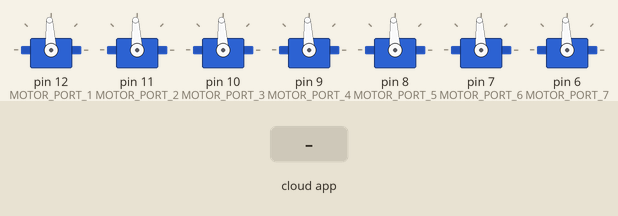
Recording of a sketch running on a simulated Arduino Uno, built with avr-gcc and run on an emulated ATmega328P. Shown: 7 × servo. Inputs (shaded band) come from the test bench. The ROS host is connected and sends only what is stated.

Above: at 2.2 s.
2.3 s: the phone or cloud app sets right_hori to -100
At 2.6 s:
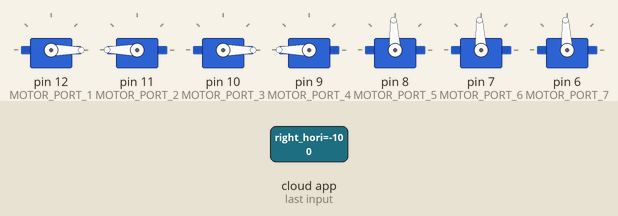
3.8 s: the phone or cloud app sets right_hori to 0
At 5.0 s:
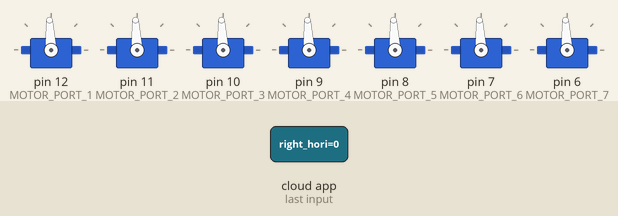
5.3 s: the phone or cloud app sets right_hori to 100
At 6.3 s:
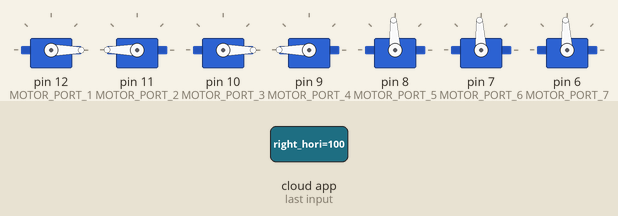
Timing chart, 0 to 8.3 s (numbered marks = the images above; inputs shaded):
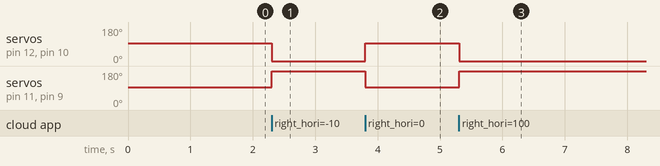

Measured:
- after the input at 2.3 s, servo on pin 12 (MOTOR_PORT_1), servo on pin 10 (MOTOR_PORT_3): 93° → 0° at once; servo on pin 11 (MOTOR_PORT_2), servo on pin 9 (MOTOR_PORT_4): 93° → 180° at once
- after the input at 3.8 s, servo on pin 12 (MOTOR_PORT_1), servo on pin 10 (MOTOR_PORT_3): 0° → 93° at once; servo on pin 11 (MOTOR_PORT_2), servo on pin 9 (MOTOR_PORT_4): 180° → 93° at once
- after the input at 5.3 s, servo on pin 12 (MOTOR_PORT_1), servo on pin 10 (MOTOR_PORT_3): 93° → 0° at once; servo on pin 11 (MOTOR_PORT_2), servo on pin 9 (MOTOR_PORT_4): 93° → 180° at once

The sketch:

rov_motor_control.ino
```cpp
/*
 * Columbia University Robotics Club.
 * MATE-ROS Competition.
 *
 * Overview:
 * The Arduino code handles the motor movement on the ROV.
 * The Arduino Due receives user joystick data via serial from ROS.
 * Then, it processes that data and computes the motor movements.
 *
 * For the definition of different axis, please checkout the readme.
 *
 * (c) Columbia University Robotics Club, 2019 - 2020.
 * All Rights Reserved. Development by the Software & Arduino Team.
 * Contact: Neil, yn2376@columbia.edu
 *
https://github.com/ros-drivers/rosserial/tree/melodic-devel/rosserial_arduino
https://answers.ros.org/question/264764/rosserial-arduino-due-sync-issues/
http://docs.ros.org/jade/api/rosserial_arduino/html/ArduinoHardware_8h_source.html
http://docs.ros.org/jade/api/rosserial_arduino/html/ArduinoHardware_8h.html
 */

#include <Servo.h>
#include <ros.h>
#include <std_msgs/Float32.h>
ros::NodeHandle nh;

// define all constants
int MOTOR_PORT_1 = 12;
int MOTOR_PORT_2 = 11;
int MOTOR_PORT_3 = 10;
int MOTOR_PORT_4 = 9;
int MOTOR_PORT_5 = 8;
int MOTOR_PORT_6 = 7;
int MOTOR_PORT_7 = 6;

int POTEN_LOW = -1;
int POTEN_HIGH = 1;
int PULSE_WIDTH_LOW = 1100;
int PULSE_WIDTH_HIGH = 1900;
int PULSE_SLOW_OFFSET = 100; // subtract the high by the offset to get a smaller high
int PULSE_OFF = PULSE_WIDTH_LOW + (PULSE_WIDTH_HIGH - PULSE_WIDTH_LOW)/2;
int BITS_PER_SEC = 57600;
float MIN_STICK_THRESHOLD = 0.01;
float rub = 0;
float rbb = 0;
float rb = 0;

double pos = 0.0;

bool x, y, yaw_on , vert , hori ;
double diag ;

// ==========================================================================
//    motor 1   motor 2   motor  3  motor 4   motor 7   motor 5    motor  6
Servo motor_fl, motor_fr, motor_rr, motor_rl, motor_ru, motor_flu, motor_fru;
float left_hori, left_vert, right_hori, right_vert , unmapped_x , unmapped_y ;
// ==========================================================================

std_msgs::Float32 pos_msg;
ros::Publisher pos_pub("/sensor/vehicle/steering/actuator_position", &pos_msg);

// ===================================================
// =============== ROS callback methods ==============
// ===================================================

float average_1_4(  ){
    diag = mapf( (unmapped_x + unmapped_y )/2 , POTEN_LOW, POTEN_HIGH, PULSE_WIDTH_LOW, PULSE_WIDTH_HIGH);
    return diag ;
}

void left_hori_cb( const std_msgs::Float32& msg){

  left_hori = mapf(msg.data, POTEN_LOW, POTEN_HIGH, PULSE_WIDTH_LOW, PULSE_WIDTH_HIGH);
  // move_x(left_hori);
  hori = true ;
/*
  if (abs(msg.data) >= 0.01) {
    x = true;
  } else {
    x = false;
  }

  if (x == true && y == false && yaw_on == false) {
    move_x(left_hori);
  }
  */

  unmapped_x = msg.data ;
  if (hori && vert && yaw_on == false) {
    move_fl_rr( average_1_4() );
  }
  hori = true ;
  if ( hori && vert ) {
    move_fr_rl( average_1_4() );
    hori = false ;
    vert = false ;
  }

}

void left_vert_cb( const std_msgs::Float32& msg){
  left_vert = mapf(-1.0 * msg.data, POTEN_LOW, POTEN_HIGH, PULSE_WIDTH_LOW, PULSE_WIDTH_HIGH);
/*

  if (abs(msg.data) >= 0.01) {
    y = true;
  } else {
    y = false;

  }
  if (x == false && y == true && yaw_on == false) {
    move_y(left_vert);
  }
  */


  unmapped_y = msg.data ;
  if (hori && vert && yaw_on == false) {
    move_fl_rr( average_1_4() );
  }
  vert = true ;
  unmapped_y *= -1.0 ;
  if ( hori && vert ) {
    move_fr_rl( average_1_4() );
    hori = false ;
    vert = false ;
  }
}

void right_hori_cb( const std_msgs::Float32& msg){
  right_hori = mapf(-1.0*msg.data, POTEN_LOW, POTEN_HIGH, PULSE_WIDTH_LOW, PULSE_WIDTH_HIGH);

  if (abs(msg.data) >= 0.01) {
    yaw_on = true;
  } else {
    yaw_on = false;
  }

  if (x == false && y == false && yaw_on == true) {
    yaw(right_hori);
  }

}

void right_vert_cb( const std_msgs::Float32& msg){
  right_vert = mapf(-1.0*msg.data, POTEN_LOW, POTEN_HIGH, PULSE_WIDTH_LOW, PULSE_WIDTH_HIGH);
  // pitch(right_vert);
}


void right_upper_bumper_cb(const std_msgs::Float32& msg) {
  rub = msg.data;
}

void right_bottom_bumper_cb(const std_msgs::Float32& msg) {
  rbb = msg.data;
}


// declare all ROS pub inst. vars.
ros::Subscriber<std_msgs::Float32> lh_sub("/controller/left_hori", &left_hori_cb );
ros::Subscriber<std_msgs::Float32> lv_sub("/controller/left_vert", left_vert_cb );
ros::Subscriber<std_msgs::Float32> rh_sub("/controller/right_hori", &right_hori_cb );
ros::Subscriber<std_msgs::Float32> rv_sub("/controller/right_vert", &right_vert_cb );
// the top and buttom bupper needs to be switch.
ros::Subscriber<std_msgs::Float32> up_button_sub("/controller/right_topbumper", &right_bottom_bumper_cb);
ros::Subscriber<std_msgs::Float32> down_button_sub("/controller/right_bottombumper", &right_upper_bumper_cb);

// ===================================================
// ====================== setup ======================
// ===================================================
// the setup routine runs once when you press reset:
void setup() {

  // init node handler
  nh.initNode();
  nh.subscribe(lh_sub);
  nh.subscribe(lv_sub);
  nh.subscribe(rh_sub);
  nh.subscribe(rv_sub);
  nh.subscribe(up_button_sub);
  nh.subscribe(down_button_sub);

  // the publisher is for debugging purposes.
  nh.advertise(pos_pub);

  // attach all motors.
  motor_fr.attach(MOTOR_PORT_1);
  motor_fl.attach(MOTOR_PORT_2);
  motor_rr.attach(MOTOR_PORT_3);
  motor_rl.attach(MOTOR_PORT_4);
  motor_ru.attach(MOTOR_PORT_5);
  motor_flu.attach(MOTOR_PORT_6);
  motor_fru.attach(MOTOR_PORT_7);

  // turn all motors off.
  motor_fl.writeMicroseconds(PULSE_OFF);
  motor_fr.writeMicroseconds(PULSE_OFF);
  motor_rr.writeMicroseconds(PULSE_OFF);
  motor_rl.writeMicroseconds(PULSE_OFF);
  motor_ru.writeMicroseconds(PULSE_OFF);
  motor_flu.writeMicroseconds(PULSE_OFF);
  motor_fru.writeMicroseconds(PULSE_OFF);

  delay(1000);
}

// ===================================================
// ====================== loop =======================
// ===================================================
// the loop routine runs over and over again forever:
void loop() {

  // -----debugging only -----
  pos = left_vert;
  pos_msg.data = pos;
  pos_pub.publish(&pos_msg);
  // -----debugging only -----

  int delay_sec = 3;
  nh.spinOnce();

  if (rub == 1 && rbb == 0)
    move_z(1750);
  else if (rub == 0 && rbb == 1)
    move_z(1250);
  else
    move_z(PULSE_OFF);

  if (!x && !y && !yaw_on)
    move_y(PULSE_OFF);

  delay(delay_sec);        // delay in between reads for stability
}

// ===================================================
// ====================== moving =====================
// ===================================================
// int powervalue;
// controller by the verticle left joystick movement
void move_y(int left_vert) {
  // forward / backwards (positive)
  // they are all spinning in the same direction

  motor_fl.writeMicroseconds(left_vert);
  motor_fr.writeMicroseconds(left_vert);
  motor_rr.writeMicroseconds(left_vert);
  motor_rl.writeMicroseconds(left_vert);
}

// horizontal left
void move_x(float left_hori) {
  // motor 2 and 4 need to be reversed --> positive x

  motor_fl.writeMicroseconds(left_hori);
  motor_fr.writeMicroseconds(reverse_motor(left_hori));
  motor_rr.writeMicroseconds(left_hori);
  motor_rl.writeMicroseconds(reverse_motor(left_hori));
}
//////////// SPLIT /////////////////////////////////
//////////// SPLIT /////////////////////////////////

void move_fl_rr(int left_vert) {
  // forward / backwards (positive)
  // they are all spinning in the same direction

  motor_fl.writeMicroseconds(left_vert);
  motor_rr.writeMicroseconds(left_vert);
}

// horizontal left
void move_fr_rl(float left_hori) {
  // motor 2 and 4 need to be reversed --> positive x

  motor_fr.writeMicroseconds(left_hori);
  motor_rl.writeMicroseconds(left_hori);

  //motor_fr.writeMicroseconds(reverse_motor(left_hori));
  //motor_rl.writeMicroseconds(reverse_motor(left_hori));
}
//////////// SPLIT /////////////////////////////////
//////////// SPLIT /////////////////////////////////
void move_z(float value) {

  // turn 5, 6, 7 in the same direction
  motor_ru.writeMicroseconds(value);
  motor_fru.writeMicroseconds(value);
  motor_flu.writeMicroseconds(value);
}

void yaw(float yaw) {
  // for counterclockwise viewed from positive z
  // same thing as forward
  // except 1 and 4 are reversed
  motor_fl.writeMicroseconds(reverse_motor(left_vert));
  motor_fr.writeMicroseconds(left_vert);
  motor_rr.writeMicroseconds(left_vert);
  motor_rl.writeMicroseconds(reverse_motor(left_vert));

}

void pitch(float pitch) {
  // 7 is the opposite of 5, 6.
  // we define positive pitch as raising the head of the robot
  motor_ru.writeMicroseconds(reverse_motor(pitch));
  motor_fru.writeMicroseconds(pitch);
  motor_flu.writeMicroseconds(pitch);

}

void roll(float roll) {
  // positive roll is counterclockwise viewed from -y.
  // opposite 5 and 6.
  motor_fru.writeMicroseconds(roll);
  motor_flu.writeMicroseconds(reverse_motor(roll));
}

float reverse_motor(float in){
  return 1500.0 - (in - 1500.0);
}

float mapf(float x, float in_min, float in_max, float out_min, float out_max){
  return (x - in_min) * (out_max - out_min) / (in_max - in_min) + out_min;
}
```
